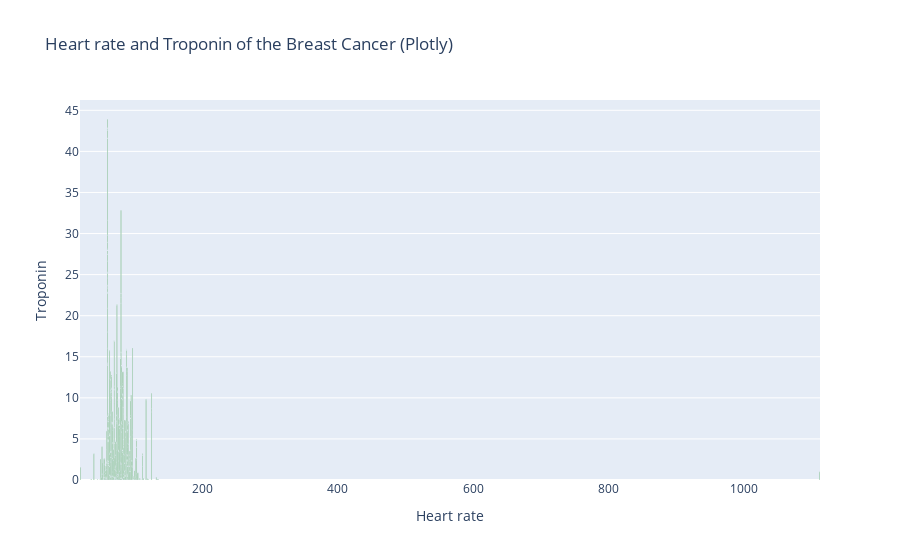

The notebook cell this image was saved under:
### Markdown cell above
#### Plotly Visualization

### Code cell
import plotly.express as px

fig = px.bar(data, x='Heart rate', y='Troponin', 
             title='Heart rate and Troponin of the Breast Cancer (Plotly)', barmode='group')
fig.update_traces(marker_color='green') 
fig.show()

### Figure 1 — Plotly figure (JSON) as saved in the notebook; plotly's stock layout.template omitted (floating-point values rounded to 4 significant figures; data arrays with more than 128 entries replaced by an {"elided": "..."} marker saying what was removed)
{"data": [{"alignmentgroup": "True", "hovertemplate": "Heart rate=%{x}<br>Troponin=%{y}<extra></extra>", "legendgroup": "", "marker": {"color": "green", "pattern": {"shape": ""}}, "name": "", "offsetgroup": "", "orientation": "v", "showlegend": false, "textposition": "auto", "type": "bar", "x": {"elided": "1319 int values"}, "xaxis": "x", "y": {"elided": "1319 float values"}, "yaxis": "y"}], "layout": {"autosize": true, "barmode": "group", "legend": {"tracegroupgap": 0}, "title": {"text": "Heart rate and Troponin of the Breast Cancer (Plotly)"}, "xaxis": {"anchor": "y", "autorange": true, "domain": [0, 1], "range": [19.5, 1112.0], "title": {"text": "Heart rate"}, "type": "linear"}, "yaxis": {"anchor": "x", "autorange": true, "domain": [0, 1], "range": [0, 46.25], "title": {"text": "Troponin"}, "type": "linear"}}}
